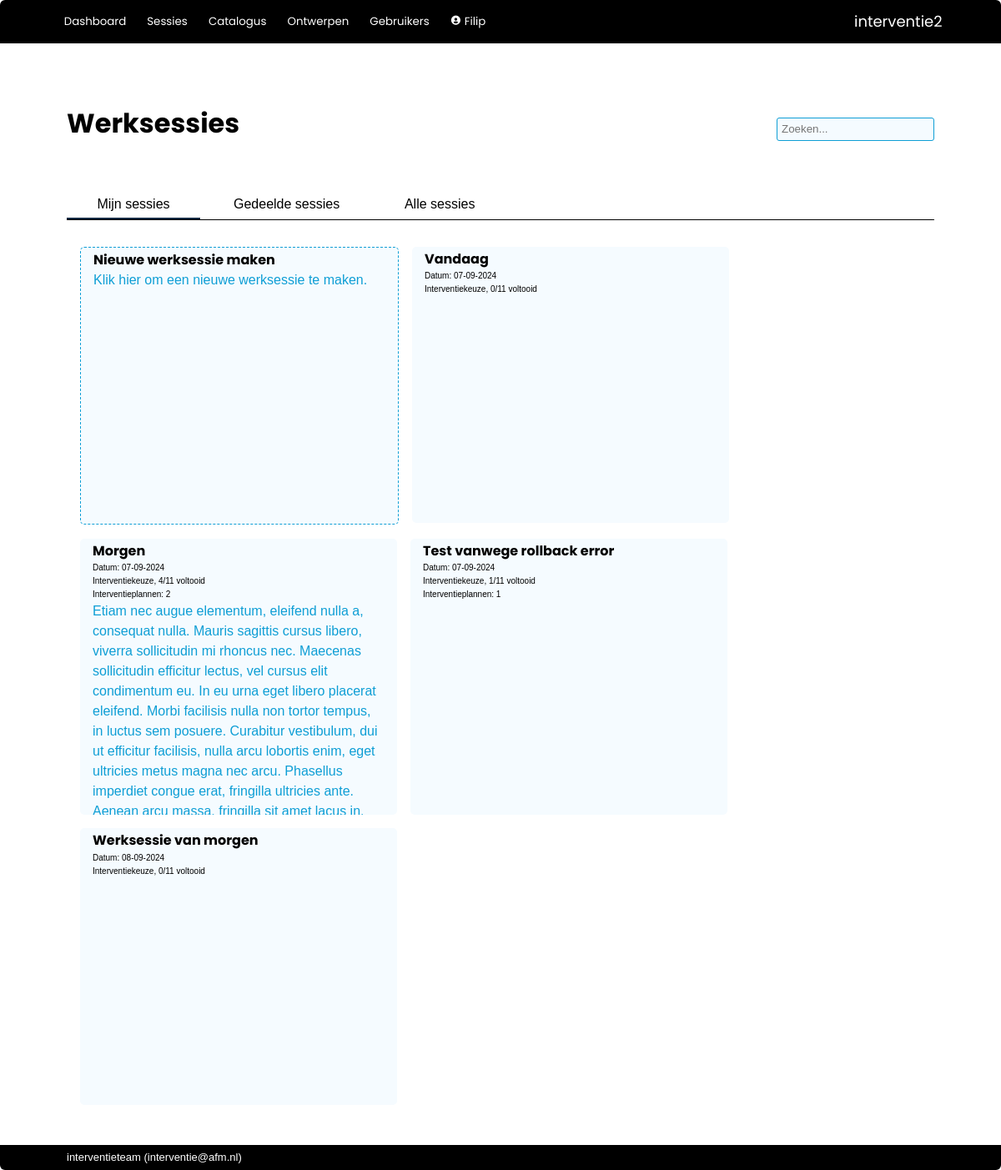
/worksessions (signed in), run on an earlier commit of the app's database.
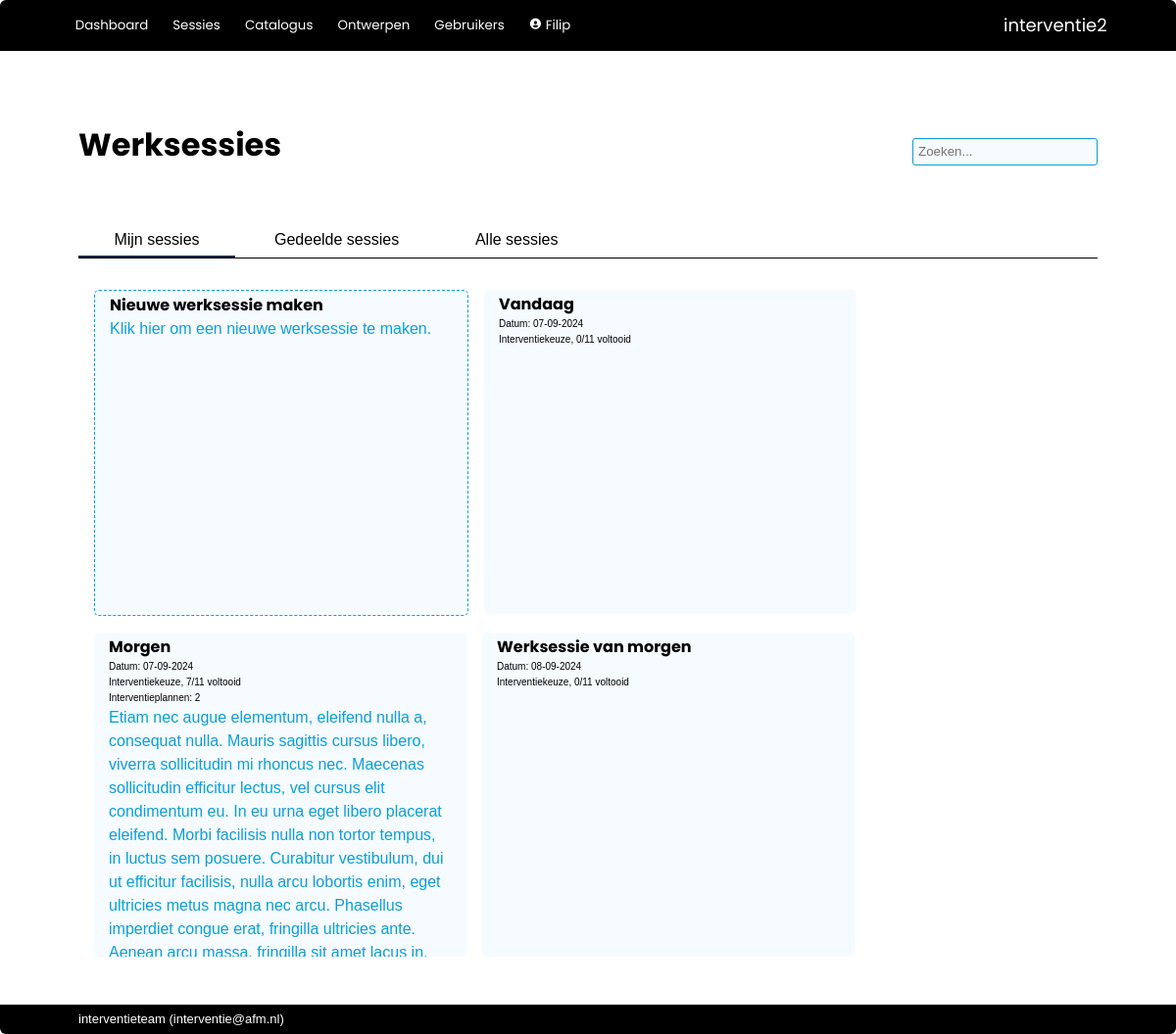
And on a later commit of the database.
### interventie2/models.py (models this page shows, shortened)
class Worksession(db.Model):
    __tablename__ = 'worksessions'
    id            = db.Column(db.Integer, primary_key=True)
    name          = db.Column(db.String(100), nullable=False)
    date_modified = db.Column(db.DateTime(timezone=True), server_default=func.now())
    parent_id     = db.Column(db.Integer, db.ForeignKey('worksessions.id'))
    child_description = db.Column(db.String(2000), nullable=False, default="")
    participants  = db.Column(db.String(500), nullable=False, default="")
    date          = db.Column(db.DateTime(timezone=True))
    project_number= db.Column(db.String(100))
    description   = db.Column(db.String(2000), nullable=False, default="")
    effect        = db.Column(db.String(2000), nullable=False, default="")
    link_to_page  = db.Column(db.String(1000), nullable=False, default="")
    show_instruments = db.Column(db.Boolean, default=True)
    mark_top_instruments = db.Column(db.Integer, nullable=False, default=1)
    show_rest_instruments = db.Column(db.Boolean, default=False)
    show_tags     = db.Column(db.Boolean, default=True)
    presenter_mode_zoom = db.Column(db.Numeric(3,2), nullable=False, default=1.25)
    presenter_mode_color_title = db.Column(db.String(7))
    presenter_mode_text_color_title = db.Column(db.String(7))
    presenter_mode_color_nav = db.Column(db.String(7))
    presenter_mode_text_color = db.Column(db.String(7))
    presenter_mode_text_color_nav = db.Column(db.String(7))
    presenter_mode_color_coll = db.Column(db.String(7))
    presenter_mode_text_color_coll = db.Column(db.String(7))
    presenter_mode_color_highlight = db.Column(db.String(7))
    presenter_mode_text_color_highlight = db.Column(db.String(7))
    presenter_mode_text_color_heading = db.Column(db.String(7))
    presenter_mode_background_color1 = db.Column(db.String(7))
    presenter_mode_background_color2 = db.Column(db.String(7))
    archived      = db.Column(db.Boolean, default=False)
    question_set_id = db.Column(db.Integer, db.ForeignKey('question_sets.id'))
    process_id    = db.Column(db.Integer, db.ForeignKey('processes.id'), nullable=False, default=1)
    enable_voting = db.Column(db.Boolean, default=False)
    voting_key    = db.Column(db.String(6), nullable=False, default=generate_secret_key(6))
    creator_id    = db.Column(db.Integer, db.ForeignKey('users.id'))
    secret_key    = db.Column(db.String(20), nullable=False, default=generate_secret_key())
    parent = relationship('Worksession', remote_side=[id], backref='children')
    creator = relationship('User', back_populates='worksession')
    allowed_users = relationship('User', secondary='worksession_access', back_populates='allowed_worksessions')
    answers = relationship('Answer', back_populates='worksession', cascade='all, delete-orphan')
    votes = relationship('Votes', back_populates='worksession', cascade='all, delete-orphan')
    question_set = relationship('QuestionSet')
    process = relationship('Process')
    plan = relationship('Plan', back_populates='worksession', cascade='all, delete-orphan')
    def completion(self, perc=False, raw=False, dec=0):
        given_answers = 0
        for a in self.answers:
            if a.completed():
                given_answers += 1
        if perc:
            return f'{round((given_answers/(1.0*self.question_set.size()))*100,dec)}%'
        if raw:
            return given_answers/(1.0*self.question_set.size())
        return f'{given_answers}/{self.question_set.size()}'

class QuestionSet(db.Model):
    __tablename__ = 'question_sets'
    id            = db.Column(db.Integer, primary_key=True)
    name          = db.Column(db.String(500), nullable=False)
    description   = db.Column(db.String(2000), nullable=False, default="")
    owner_id      = db.Column(db.Integer, db.ForeignKey('users.id'), nullable=False) #references users.id
    date_created  = db.Column(db.DateTime(timezone=True), server_default=func.now())
    date_modified = db.Column(db.DateTime(timezone=True), server_default=func.now())
    default_process_id = db.Column(db.Integer, db.ForeignKey('processes.id'), nullable=False, default=1)
    default_instruments_visible = db.Column(db.Boolean, nullable=False, default=True)
    default_tags_visible = db.Column(db.Boolean, nullable=False, default=False)
    default_allow_weights = db.Column(db.Boolean, nullable=False, default=False)
    color         = db.Column(db.String(7))
    text_color    = db.Column(db.String(7))
    forbidden_tags = relationship('Tag', secondary='question_set_forbidden_tags')
    mandatory_tags = relationship('Tag', secondary='question_set_mandatory_tags')
    owner = relationship('User')
    default_process = relationship('Process')
    questions = relationship('Question', cascade='all, delete-orphan')
    worksessions = relationship('Worksession', back_populates='question_set', cascade='all, delete-orphan')
    def size(self):
        s = 0
        for question in self.questions:
            if not question.is_category:
                s += 1
        return s

class Question(db.Model):
    __tablename__ = 'questions'
    id            = db.Column(db.Integer, primary_key=True)
    name          = db.Column(db.String(500), nullable=False)
    description   = db.Column(db.String(2000), nullable=False, default="")
    question_set_id = db.Column(db.Integer, db.ForeignKey('question_sets.id'))  #references question_sets.id
    allow_motivation = db.Column(db.Boolean, nullable=False, default=True)
    allow_choice  = db.Column(db.Boolean, nullable=False, default=True)
    allow_multiselect = db.Column(db.Boolean, nullable=False, default=False)
    allow_weight  = db.Column(db.Boolean, nullable=False, default=False)
    order         = db.Column(db.Integer, nullable=False, default=100)
    required_active_tags = relationship('Tag', secondary='question_required_tags')
    options = relationship('Option', cascade='all, delete-orphan')
    question_set = relationship('QuestionSet', back_populates='questions')
    @hybrid_property
    def is_category(self):
        return (not(self.allow_motivation or self.allow_choice))

### interventie2/main/routes.py (the view)
@main.route('/worksessions', methods=['GET', 'POST'])
@login_required
def worksessions():
	worksessions = Worksession.query.order_by(Worksession.date)
	return render_template('main/worksessions.html', worksessions=worksessions)

### interventie2/models.py (called while the page is built)
@login_manager.user_loader
def load_user(user_id):
    return User.query.get(user_id)

    def unread_messages(self):
        return sum(1 for message in self.messages if (message.unread) and (message.deliver_after.date() <= date.today()))

    def unread_message_alert(self):
        return self.unread_messages() > 0

    def completed(self, require_motivation=False):
        if require_motivation:
            return (self.motivation>0) and (len(self.selection) > 0)
        else:
            return (len(self.selection) > 0)

### interventie2/main/templates/main/worksessions.html (shortened to what this page needs)
{% extends 'base.html' %}
{% block page_title %}
Werksessies
{% endblock %}
{% block tabs %}
    <button class="tablinks" onclick="switch_tab(event, 'ws_owned')" id="defaultOpen">Mijn sessies</button>
    <button class="tablinks" onclick="switch_tab(event, 'ws_shared')">Gedeelde sessies</button>
    <button class="tablinks" onclick="switch_tab(event, 'ws_all')">Alle sessies</button>
{% endblock %}
{% block body %}
<div id="ws_owned" class="tabcontent">
    <div class="card_area">
        <a href="{{ url_for('main.new_worksession') }}">
            <div class="card new">
                <div class="card_title">
                    Nieuwe werksessie maken
                </div>
                <div class="card_description">
                    Klik hier om een nieuwe werksessie te maken.
                </div>
            </div>
        </a>
        {% for worksession in worksessions | selectattr('parent', 'none') %}
            {% if worksession.archived == false %}
                {% if current_user in worksession.allowed_users or current_user.role.see_all_worksessions %}
                    {% if current_user == worksession.creator %}
                    <a href="{{url_for('main.show_worksession', worksession_id=worksession.id)}}">
                        <div class="card">
                            <div class="card_title">
                                {{ worksession.name}}
                            </div>
                            <div class="card_owner">
                                Datum: {{ worksession.date.strftime('%d-%m-%Y') }}
                            </div>
                            <div class="card_owner">
                                {{ worksession.question_set.name }}, {{ worksession.completion() }} voltooid
                            </div>
                            {% if worksession.plan | count > 0 %}
                                <div class="card_owner">
                                    Interventieplannen: {{ worksession.plan | count }}
                                </div>
                            {% endif %}
                            <div class="card_description">
                                {{ worksession.description | escape | markdown }}
                            </div>
                        </div>
                    </a>
                    {% endif %}
                {% endif %}
            {% endif %}
        {% endfor %}
    </div>
</div>
{% endblock %}

What changed in the data, as far as the page shows it:
removed Worksession: name "Test vanwege rollback error", date "07-09-2024", question_set.name "Interventiekeuze", completion "1/11", plan|count "1"
computed for Worksession "Morgen": completion "4/11" → "7/11"
